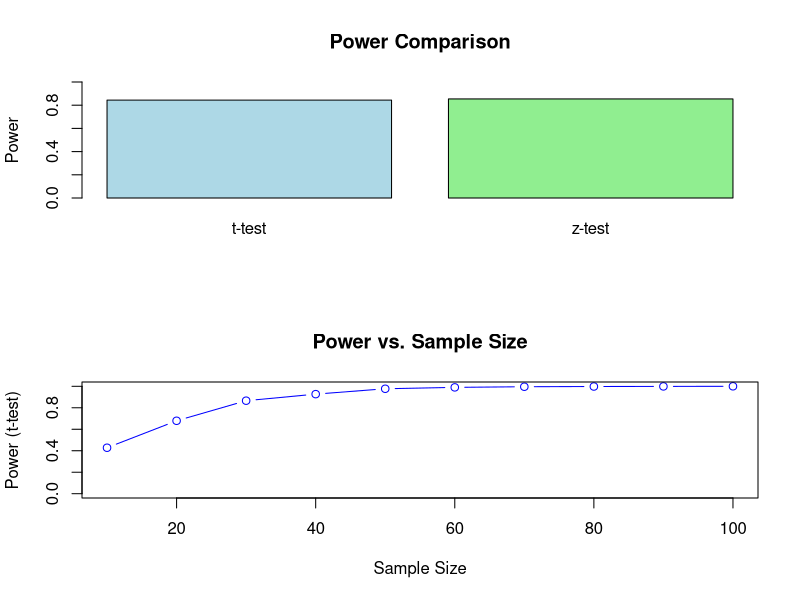

Source code (R):
# -----------------------------------
# Experiment 14
# Power of t-test and z-test
# -----------------------------------

mu0 <- 5
mu1 <- 6
sigma <- 2
n <- 30
alpha <- 0.05
N_sim <- 1000

power_t_test <- 0
power_z_test <- 0

set.seed(123)


# -----------------------------------
# Power Comparison
# -----------------------------------

for (i in 1:N_sim) {
  
  data <- rnorm(
    n,
    mean = mu1,
    sd = sigma
  )
  
  
  # t-test
  t_test <- t.test(
    data,
    mu = mu0,
    alternative = "greater"
  )
  
  if (t_test$p.value < alpha) {
    power_t_test <- power_t_test + 1
  }
  
  
  # z-test
  z_stat <- (mean(data) - mu0) /
    (sigma / sqrt(n))
  
  z_critical <- qnorm(1 - alpha)
  
  if (z_stat > z_critical) {
    power_z_test <- power_z_test + 1
  }
}


# -----------------------------------
# Calculate Power
# -----------------------------------

power_t_value <- power_t_test / N_sim
power_z_value <- power_z_test / N_sim

print(
  paste("Power of t-test:", power_t_value)
)

print(
  paste("Power of z-test:", power_z_value)
)


# -----------------------------------
# Power vs Sample Size
# -----------------------------------

set.seed(123)

sample_sizes <- seq(
  10,
  100,
  by = 10
)

power_t <- sapply(
  sample_sizes,
  function(n) {
    
    sum(
      replicate(
        N_sim,
        t.test(
          rnorm(n, mean = mu1, sd = sigma),
          mu = mu0,
          alternative = "greater"
        )$p.value < alpha
      )
    ) / N_sim
  }
)


# -----------------------------------
# Graphs
# -----------------------------------

par(mfrow = c(2, 1))


# Power Comparison
barplot(
  c(power_t_value, power_z_value),
  names.arg = c("t-test", "z-test"),
  col = c("lightblue", "lightgreen"),
  main = "Power Comparison",
  ylab = "Power",
  ylim = c(0, 1)
)


# Power vs Sample Size
plot(
  sample_sizes,
  power_t,
  type = "b",
  col = "blue",
  main = "Power vs. Sample Size",
  xlab = "Sample Size",
  ylab = "Power (t-test)",
  ylim = c(0, 1)
)


# -----------------------------------
# Output
# -----------------------------------

cat("Sample sizes:", sample_sizes, "\n")
cat("Power_t:", power_t, "\n")
